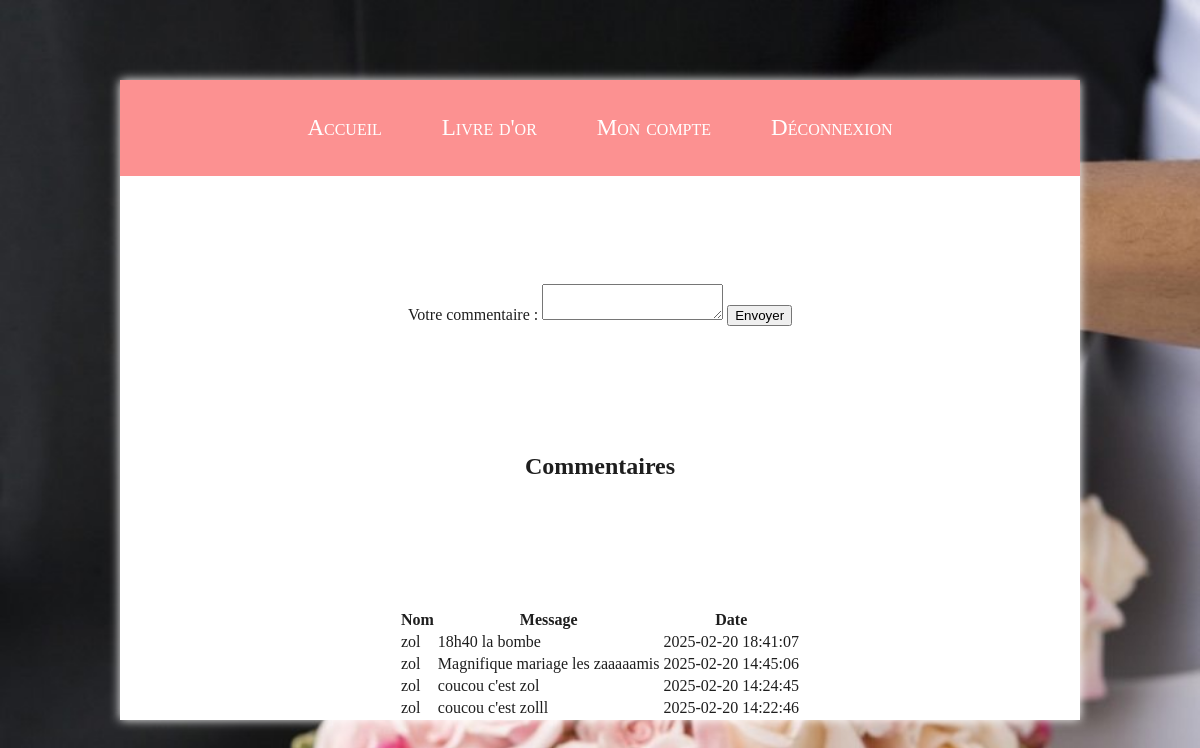
Page /pages/commentaire.php (signed in) on the committed database.
### tables this page shows
CREATE TABLE `comment` (
  `id` int NOT NULL,
  `comment` text NOT NULL,
  `id_user` int NOT NULL,
  `date` datetime NOT NULL
);

CREATE TABLE `user` (
  `id` int NOT NULL,
  `login` varchar(255) NOT NULL,
  `password` varchar(255) NOT NULL
);

### models/Comment.php (called while the page is built, shortened)
<?php
class Comment {
    private $pdo;
    private $table = "comment";
    public function __construct($pdo) {
        $this->pdo = $pdo;
    }
    public function read($limit = 4, $offset = 0) {
        try {
            $query = "
                SELECT c.id, u.login, c.comment, c.date
                FROM " . $this->table . " c
                JOIN user u ON c.id_user = u.id
                ORDER BY c.date DESC
                LIMIT :limit OFFSET :offset";
            $stmt = $this->pdo->prepare($query);
            $stmt->bindValue(':limit', $limit, PDO::PARAM_INT);
            $stmt->bindValue(':offset', $offset, PDO::PARAM_INT);
            $stmt->execute();
            return $stmt->fetchAll(PDO::FETCH_ASSOC);
        } catch (PDOException $e) {
            error_log("Erreur SQL : " . $e->getMessage());
            return [];
        }
    }
}

### pages/commentaire.php (the view, shortened to what this page needs)
<?php
require_once __DIR__ . '/../models/Comment.php';
$database = new Database();
$db = $database->getConnection();
$commentModel = new Comment($db);
$comments = $commentModel->read();
?>
<!DOCTYPE html>
<html lang="fr">
<head>
    <link rel="stylesheet" href="/livre-or/css/global.css">
    <link rel="stylesheet" href="/livre-or/css/commentaire.css">
</head>
<body>
<div class="content-wrapper">
    <header>
        <?php include($_SERVER['DOCUMENT_ROOT'] . "/livre-or/models/Header.php"); ?>
    </header>
    <form action="commentaire.php" method="POST">
        <label for="comment">Votre commentaire :</label>
        <textarea id="comment" name="comment" required></textarea>
        <button type="submit">Envoyer</button>
    </form>
    <h2>Commentaires</h2>
    <table>
        <thead>
            <tr>
                <th>Nom</th>
                <th>Message</th>
                <th>Date</th>
            </tr>
        </thead>
        <tbody>
        <?php if (!empty($comments) && is_array($comments)): ?>
            <?php foreach ($comments as $com): ?>
                <tr>
                    <td><?= htmlspecialchars($com['login']) ?></td>
                    <td><?= htmlspecialchars($com['comment']) ?></td>
                    <td><?= htmlspecialchars($com['date']) ?></td>
                </tr>
            <?php endforeach; ?>
        <?php else: ?>
            <tr>
                <td colspan="3">Aucun commentaire trouvé.</td>
            </tr>
        <?php endif; ?>
        </tbody>
    </table>
</div>
</body>
</html>

### css/global.css (style rules this page uses)
body { display: flex; justify-content: center; align-items: center; margin: 0; background-image: url(../assets/Accueil.jpg); background-position: center; background-repeat: no-repeat; background-size: cover; width: 100vw; height: 100vh; }
.content-wrapper { display: flex; flex-direction: column; justify-content: space-between; align-items: center; width: 80vw; height: 80vh; background-color: #ffffff; color: #1e1e1e; box-shadow: 0 0 10px #ffffff; overflow: scroll; }
header { width: 100%; height: 12vh; background-color: #fc9191; }

### rows in the picture
comment: id_user.login "zol", comment "18h40 la bombe", date "2025-02-20 18:41:07"
comment: id_user.login "zol", comment "Magnifique mariage les zaaaaamis", date "2025-02-20 14:45:06"
comment: id_user.login "zol", comment "coucou c'est zol", date "2025-02-20 14:24:45"
comment: id_user.login "zol", comment "coucou c'est zolll", date "2025-02-20 14:22:46"
